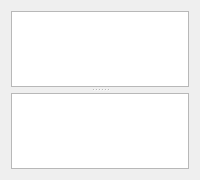
        <widget class="QWidget" name="tabIOScript">
         <attribute name="title">
          <string>IO Script</string>
         </attribute>
         <layout class="QVBoxLayout" name="verticalLayout_3">
          <item>
           <widget class="QSplitter" name="splScript">
            <property name="orientation">
             <enum>Qt::Vertical</enum>
            </property>
            <property name="handleWidth">
             <number>6</number>
            </property>
            <property name="childrenCollapsible">
             <bool>false</bool>
            </property>
            <widget class="QPlainTextEdit" name="teScript">
             <property name="sizePolicy">
              <sizepolicy hsizetype="Minimum" vsizetype="MinimumExpanding">
               <horstretch>0</horstretch>
               <verstretch>0</verstretch>
              </sizepolicy>
             </property>
             <property name="font">
              <font>
               <family>Courier New</family>
               <pointsize>10</pointsize>
              </font>
             </property>
             <property name="sizeAdjustPolicy">
              <enum>QAbstractScrollArea::AdjustToContents</enum>
             </property>
            </widget>
            <widget class="QmtxLogBox" name="teLogBox">
             <property name="sizePolicy">
              <sizepolicy hsizetype="Minimum" vsizetype="MinimumExpanding">
               <horstretch>0</horstretch>
               <verstretch>0</verstretch>
              </sizepolicy>
             </property>
             <property name="font">
              <font>
               <family>Courier New</family>
               <pointsize>10</pointsize>
              </font>
             </property>
             <property name="sizeAdjustPolicy">
              <enum>QAbstractScrollArea::AdjustToContents</enum>
             </property>
             <property name="readOnly">
              <bool>true</bool>
             </property>
            </widget>
           </widget>
          </item>
         </layout>
        </widget>
